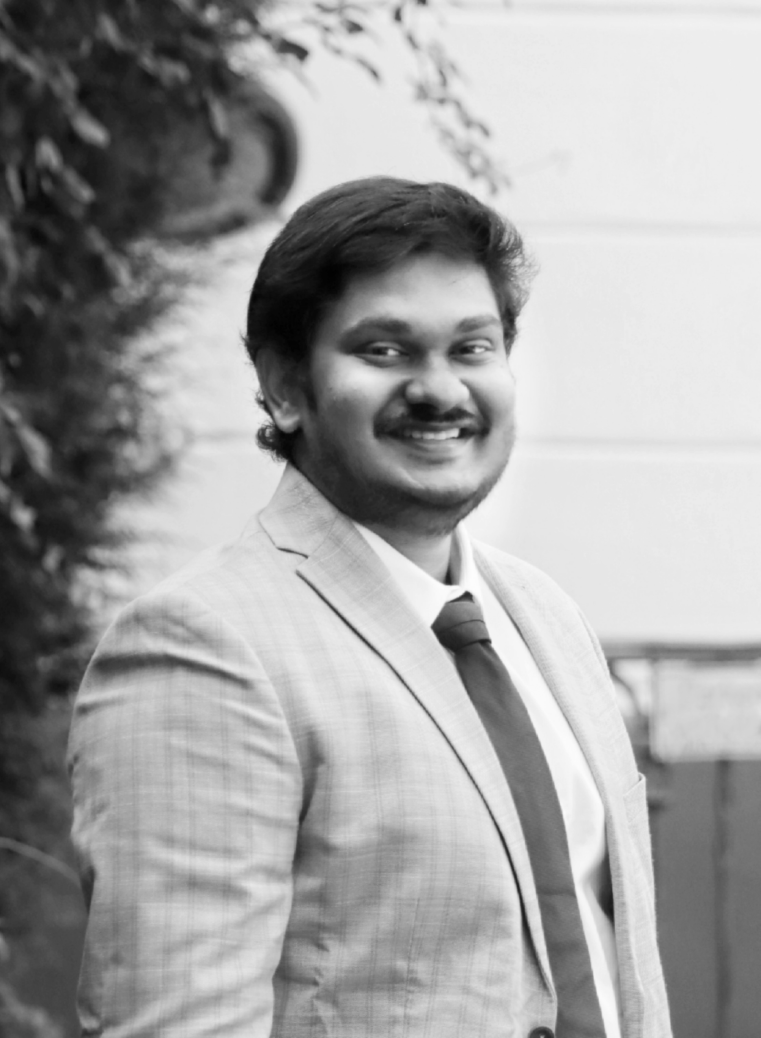
#> input picture outputs/gray_image.png, 3043 x 4151 px, given in place of input_image.png, which was not available (shown at 1/4 size)
$ python ImageProcessingBasics.py
#> lines starting #> are read from the running program, lines starting #| are printed output that depends on the picture; after the words box and inside, x2 and y2 are one past the last pixel; in counts of white or black regions, pixels touching at a corner belong together; pictures that were not available may be replaced by others from this repository, and a replacement may not be noted
# image_processing_functions.py

import cv2
import numpy as np
import matplotlib.pyplot as plt

def grayscale(image_path, output_path="gray_image.png"):
#> called with image_path = 'inputs/input_image.png', output_path = 'outputs/gray_image.png'
    image = cv2.imread(image_path)
#> image is the input picture: shape (4151, 3043, 3); min 0, max 254, mean 161.4
    gray_image = cv2.cvtColor(image, cv2.COLOR_BGR2GRAY)
    cv2.imwrite(output_path, gray_image)

def resize_image(image_path, width, height, output_path="resized_image.png"):
#> called with image_path = 'inputs/input_image.png', width = 300, height = 300, output_path = 'outputs/resized_image.png'
    image = cv2.imread(image_path)
    resized_image = cv2.resize(image, (width, height))
    cv2.imwrite(output_path, resized_image)

def rotate_90(image_path, output_path="rotated_90_image.png"):
#> called with image_path = 'inputs/input_image.png', output_path = 'outputs/rotated_90_image.png'
    image = cv2.imread(image_path)
    rotated_image = cv2.rotate(image, cv2.ROTATE_90_CLOCKWISE)
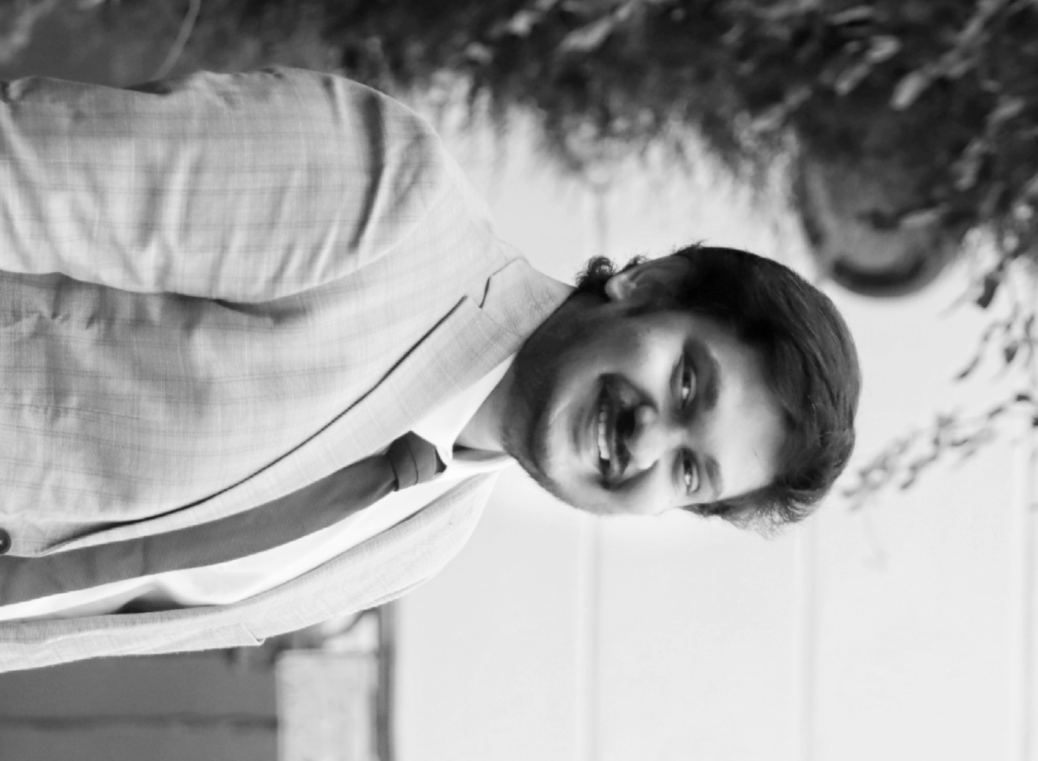
#> rotated_image: shape (3043, 4151, 3) (shown at 1/4 size); min 0, max 254, mean 161.4
    cv2.imwrite(output_path, rotated_image)

def flip_horizontal(image_path, output_path="flipped_image.png"):
#> called with image_path = 'inputs/input_image.png', output_path = 'outputs/flipped_image.png'
    image = cv2.imread(image_path)
    flipped_image = cv2.flip(image, 1)
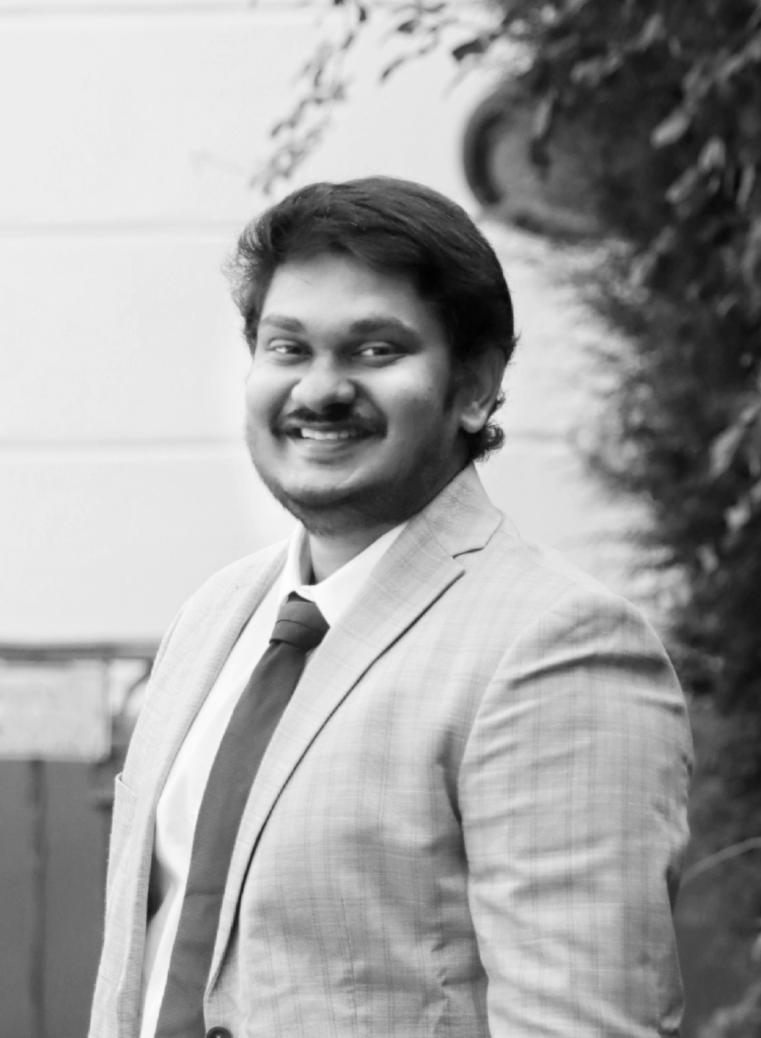
#> flipped_image: shape (4151, 3043, 3) (shown at 1/4 size); min 0, max 254, mean 161.4
    cv2.imwrite(output_path, flipped_image)

def increase_brightness(image_path, value=50, output_path="bright_image.png"):
#> called with image_path = 'inputs/input_image.png', value = 100, output_path = 'outputs/bright_image.png'
    image = cv2.imread(image_path)
    bright_image = cv2.convertScaleAbs(image, alpha=1, beta=value)
    cv2.imwrite(output_path, bright_image)

def gaussian_blur(image_path, output_path="blurred_image.png"):
#> called with image_path = 'inputs/input_image.png', output_path = 'outputs/blurred_image.png'
    image = cv2.imread(image_path)
    blurred_image = cv2.GaussianBlur(image, (15, 15), 0)
    cv2.imwrite(output_path, blurred_image)

def binary_threshold(image_path, output_path="binary_image.png"):
#> called with image_path = 'inputs/input_image.png', output_path = 'outputs/binary_image.png'
    image = cv2.imread(image_path, cv2.IMREAD_GRAYSCALE)
    _, binary_image = cv2.threshold(image, 127, 255, cv2.THRESH_BINARY)
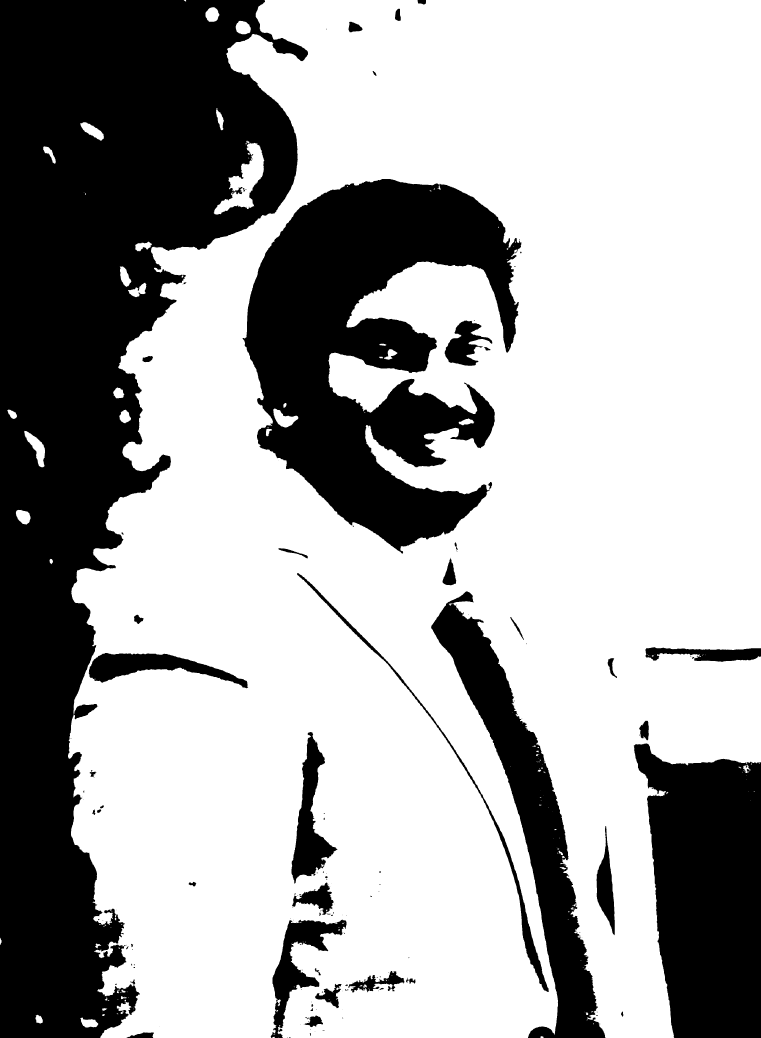
#> binary_image: shape (4151, 3043) (shown at 1/4 size); 66.1% white; 185 black regions (119 under 20 px), largest, box (x1, y1, x2, y2) and area: (0, 0, 1232, 4151) 2401996, (970, 716, 2086, 2215) 895223, (2535, 2974, 3043, 4151) 460872
    cv2.imwrite(output_path, binary_image)

def histogram(image_path, output_path="histogram.png"):
#> called with image_path = 'inputs/input_image.png', output_path = 'outputs/histogram.png'
    image = cv2.imread(image_path, cv2.IMREAD_GRAYSCALE)
    plt.hist(image.ravel(), 256, [0, 256])
    plt.savefig(output_path)
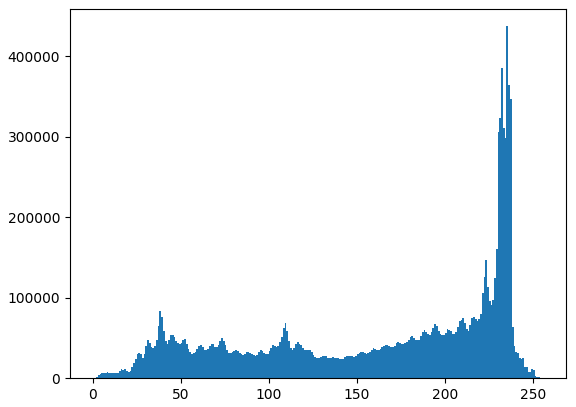
#> figure drawn by matplotlib, 1 panel; tallest bar 437280 high, from x = 235 to 236

def crop_image(image_path, x, y, w, h, output_path="cropped_image.png"):
#> called with image_path = 'inputs/input_image.png', x = 50, y = 50, w = 200, h = 200, output_path = 'outputs/cropped_image.png'
    image = cv2.imread(image_path)
    cropped_image = image[y:y+h, x:x+w]
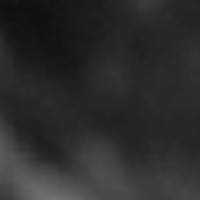
#> cropped_image: shape (200, 200, 3); min 15, max 116, mean 44
    cv2.imwrite(output_path, cropped_image)

def edge_detection(image_path, output_path="edges.png"):
#> called with image_path = 'inputs/input_image.png', output_path = 'outputs/edges.png'
    image = cv2.imread(image_path, cv2.IMREAD_GRAYSCALE)
    edges = cv2.Canny(image, 100, 200)
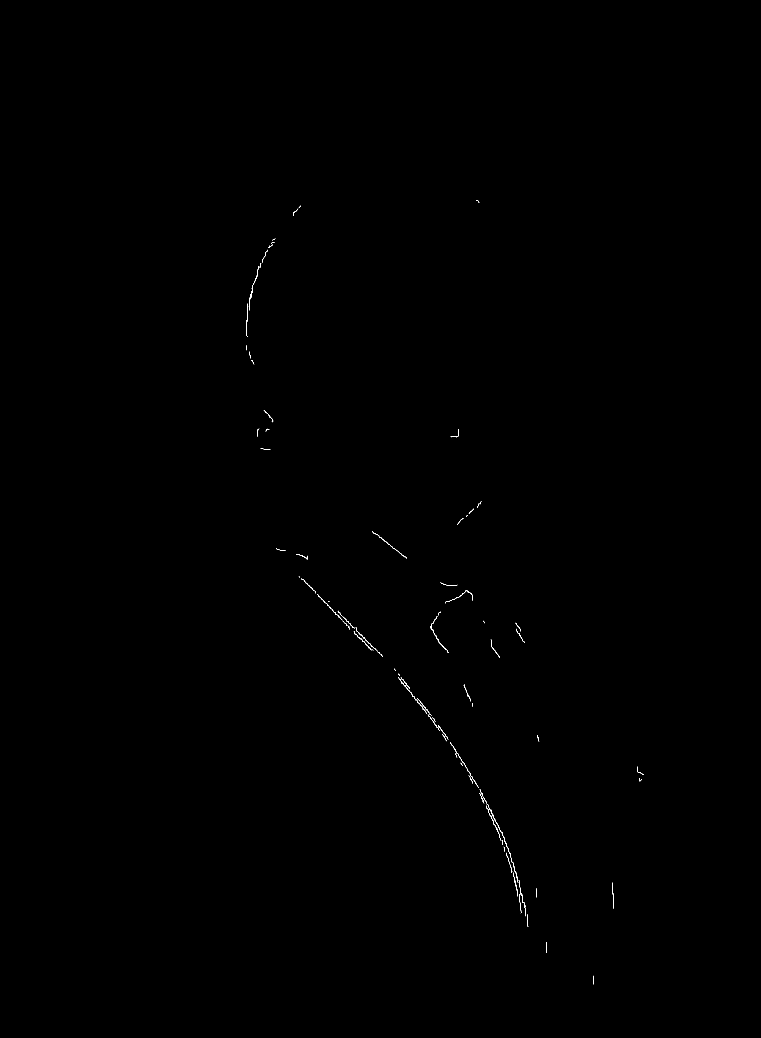
#> edges: shape (4151, 3043) (shown at 1/4 size); 0.05% white in thin lines or dots, all inside (x1, y1, x2, y2) = (985, 801, 2575, 3938)
    cv2.imwrite(output_path, edges)

def draw_shapes(image_path, output_path="shapes_image.png"):
#> called with image_path = 'inputs/input_image.png', output_path = 'outputs/shapes_image.png'
    image = cv2.imread(image_path)
    cv2.rectangle(image, (50, 50), (200, 200), (0, 255, 0), 3)
    cv2.circle(image, (300, 300), 50, (255, 0, 0), -1)
    cv2.imwrite(output_path, image)

def add_watermark(image_path, text, output_path="watermarked_image.png"):
#> called with image_path = 'inputs/input_image.png', text = 'Watermark Text', output_path = 'outputs/watermarked_image.png'
    image = cv2.imread(image_path)
    cv2.putText(image, text, (50, 50), cv2.FONT_HERSHEY_SIMPLEX, 1, (255, 255, 255), 2)
    cv2.imwrite(output_path, image)

def blend_images(image1_path, image2_path, alpha=0.5, output_path="blended_image.png"):
#> called with image1_path = 'inputs/input_image.png', image2_path = 'inputs/input_image2.png', alpha = 0.5, output_path = 'outputs/blended_image.png'
    image1 = cv2.imread(image1_path)
    image2 = cv2.imread(image2_path)
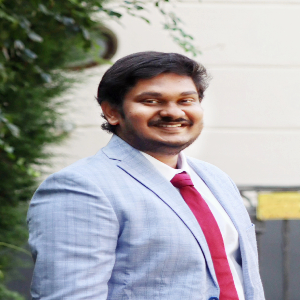
#> input picture outputs/resized_image.png, 300 x 300 px, given in place of input_image2.png, which was not available
#> image2 is the input picture: shape (300, 300, 3); mean B, G, R 162.3, 160.9, 161.7
#> (the run stopped early here; a loop or call above may not have finished)
